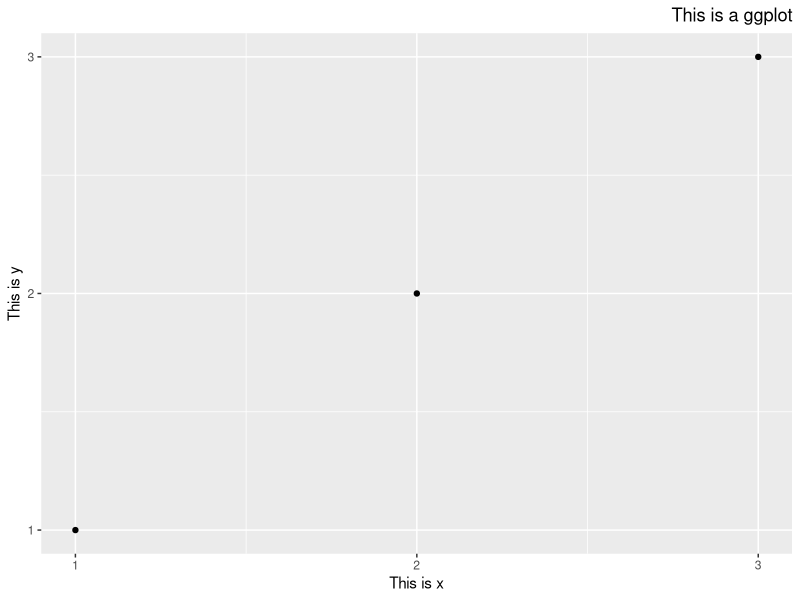

The R source for this figure:
library(ggplot2)
df <- data.frame(x = 1:3, y = 1:3)
base <- ggplot(df, aes(x, y)) + geom_point()
base_t <- base + labs(title = "This is a ggplot") + xlab("This is x") + ylab("This is y")
base_t + theme(plot.title = element_text(hjust = 1))+
# The hjust parameter controls the horizontal alignment of the text within its bounding box, with 0.5 meaning it's centered horizontally.
  scale_x_continuous(breaks = 1:3)+
  scale_y_continuous(breaks = 1:3)
